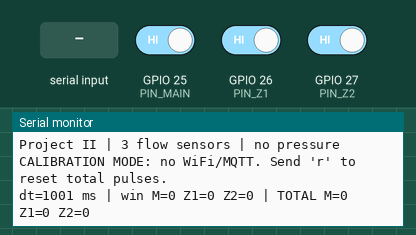
This sketch was run on a simulated ESP32. Parts: the last lines printed to the serial monitor. The test bench sets the inputs (shaded band); at power-on: GPIO 25 (PIN_MAIN) HIGH, GPIO 26 (PIN_Z1) HIGH, GPIO 27 (PIN_Z2) HIGH. Random numbers use the default seed unless the sketch sets one.

Above: at 1.4 s.
1.5 s: "r" received over Serial
At 2.1 s:
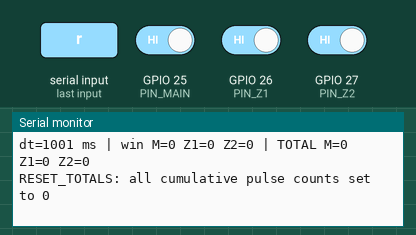
3.0 s: GPIO 25 (PIN_MAIN) driven LOW
At 3.8 s:
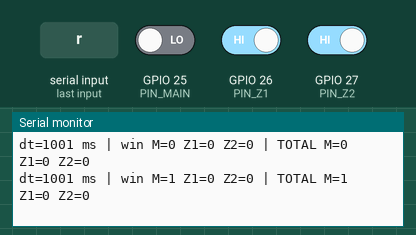
4.5 s: GPIO 26 (PIN_Z1) driven LOW
At 5.8 s:
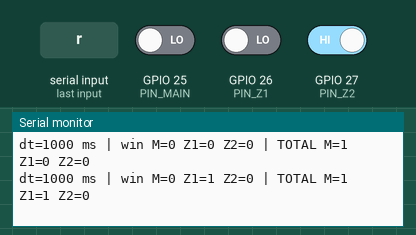
6.0 s: GPIO 27 (PIN_Z2) driven LOW
At 7.1 s:
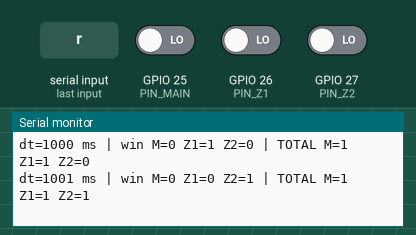
7.5 s: "R" received over Serial
At 8.9 s:
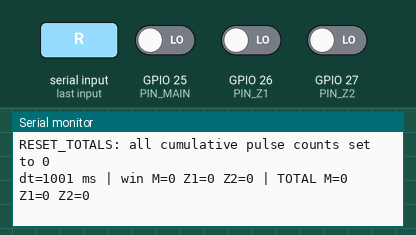

Measured:
- after the input at 1.5 s, the serial monitor: prints a new line at once (image 1)
- after the input at 3.0 s, the serial monitor: prints a new line after 0.25 s (image 2)
- after the input at 4.5 s, the serial monitor: prints a new line after 0.75 s (image 3)
- after the input at 6.0 s, the serial monitor: prints a new line after 0.25 s (image 4)
- after the input at 7.5 s, the serial monitor: prints a new line at once (image 5)

The sketch:

water_node.ino
```cpp
/*
  Project II | ESP32-WROOM-32 + 3 YF-S401 | Flow-only v1
  - MAIN GPIO25, Z1 GPIO26, Z2 GPIO27
  - Publish topic: building/water/node1/telemetry
  - JSON v2 adds device_id, boot_id, seq to the existing four fields.
  - seq increases every 1-second sampling window, even when MQTT is offline.
  - No pressure sensor. No scenario/label in real telemetry.

  SAFETY: YF-S401 can be powered from 5V, but ESP32 GPIO is 3.3V only.
  CONDITION EVERY SIGNAL to 3.3V before connecting. Do NOT connect a
  sensor's 5V output directly to GPIO. Use compatible logic-level interface.

  The initial mode intentionally produces NO MQTT telemetry until three
  pulse-per-litre constants have been measured on your actual hardware.
*/
#include <Arduino.h>
#include <WiFi.h>
#include <PubSubClient.h>
#include <esp_system.h>

// --- EDIT WHEN HARDWARE ARRIVES ---
constexpr bool CALIBRATION_MODE = true; // true: serial pulse counts only; false: publish MQTT
constexpr float PULSES_PER_LITER_MAIN = 0.0f; // measured pulses / collected litres
constexpr float PULSES_PER_LITER_Z1   = 0.0f;
constexpr float PULSES_PER_LITER_Z2   = 0.0f;
const char* WIFI_SSID = "REPLACE_WIFI_SSID";
const char* WIFI_PASSWORD = "REPLACE_WIFI_PASSWORD";
const char* MQTT_HOST = "192.168.1.10"; // EXAMPLE: replace with LAN IP of laptop
constexpr uint16_t MQTT_PORT = 1883;
const char* MQTT_TOPIC = "building/water/node1/telemetry";

// GPIOs are configured as INPUT because a suitable external 3.3V signal
// conditioning circuit is REQUIRED and must deliver defined HIGH/LOW levels.
constexpr uint8_t PIN_MAIN = 25;
constexpr uint8_t PIN_Z1 = 26;
constexpr uint8_t PIN_Z2 = 27;
constexpr uint32_t SAMPLE_INTERVAL_MS = 1000;
constexpr uint32_t RECONNECT_INTERVAL_MS = 5000;
const char* DEVICE_ID = "water-node-01";

WiFiClient wifiClient;
PubSubClient mqtt(wifiClient);
portMUX_TYPE flowMux = portMUX_INITIALIZER_UNLOCKED;
volatile uint32_t winMain = 0, winZ1 = 0, winZ2 = 0;
volatile uint32_t totalMain = 0, totalZ1 = 0, totalZ2 = 0;
uint32_t lastSampleMs = 0;
uint32_t lastWifiAttemptMs = 0, lastMqttAttemptMs = 0;
uint32_t sampleSequence = 0;  // wrap-around is valid (uint32)
char bootId[17] = {0};  // 16 hex digits, identifies a single power-on cycle

void IRAM_ATTR pulseMainISR() {
  portENTER_CRITICAL_ISR(&flowMux);
  ++winMain; ++totalMain;
  portEXIT_CRITICAL_ISR(&flowMux);
}
void IRAM_ATTR pulseZ1ISR() {
  portENTER_CRITICAL_ISR(&flowMux);
  ++winZ1; ++totalZ1;
  portEXIT_CRITICAL_ISR(&flowMux);
}
void IRAM_ATTR pulseZ2ISR() {
  portENTER_CRITICAL_ISR(&flowMux);
  ++winZ2; ++totalZ2;
  portEXIT_CRITICAL_ISR(&flowMux);
}

bool calibrationValid() {
  return PULSES_PER_LITER_MAIN > 0.0f &&
         PULSES_PER_LITER_Z1 > 0.0f &&
         PULSES_PER_LITER_Z2 > 0.0f;
}

void resetTotalCountersIfRequested() {
  while (Serial.available() > 0) {
    char cmd = static_cast<char>(Serial.read());
    if (cmd == 'r' || cmd == 'R') {
      portENTER_CRITICAL(&flowMux);
      totalMain = totalZ1 = totalZ2 = 0;
      portEXIT_CRITICAL(&flowMux);
      Serial.println("RESET_TOTALS: all cumulative pulse counts set to 0");
    }
  }
}

void maintainNetwork(uint32_t nowMs) {
  if (WiFi.status() != WL_CONNECTED) {
    if (static_cast<uint32_t>(nowMs - lastWifiAttemptMs) >= RECONNECT_INTERVAL_MS) {
      lastWifiAttemptMs = nowMs;
      WiFi.reconnect();
      Serial.println("WiFi reconnect requested");
    }
    return;
  }
  if (!mqtt.connected()) {
    if (static_cast<uint32_t>(nowMs - lastMqttAttemptMs) >= RECONNECT_INTERVAL_MS) {
      lastMqttAttemptMs = nowMs;
      if (mqtt.connect("water-node-01")) {
        Serial.println("MQTT connected");
      } else {
        Serial.printf("MQTT reconnect pending; state=%d\n", mqtt.state());
      }
    }
  } else {
    mqtt.loop();
  }
}

void setup() {
  Serial.begin(115200);
  delay(250);
  pinMode(PIN_MAIN, INPUT);
  pinMode(PIN_Z1, INPUT);
  pinMode(PIN_Z2, INPUT);
  attachInterrupt(digitalPinToInterrupt(PIN_MAIN), pulseMainISR, FALLING);
  attachInterrupt(digitalPinToInterrupt(PIN_Z1), pulseZ1ISR, FALLING);
  attachInterrupt(digitalPinToInterrupt(PIN_Z2), pulseZ2ISR, FALLING);
  lastSampleMs = millis();
  Serial.println("Project II | 3 flow sensors | no pressure");
  if (CALIBRATION_MODE) {
    Serial.println("CALIBRATION MODE: no WiFi/MQTT. Send 'r' to reset total pulses.");
    return;
  }
  if (!calibrationValid()) {
    Serial.println("ERROR: set 3 measured PULSES_PER_LITER values before disabling CALIBRATION_MODE.");
    return;
  }
  WiFi.mode(WIFI_STA);
  WiFi.begin(WIFI_SSID, WIFI_PASSWORD);
  // Diagnostic run ID, not a security/authentication token.
  snprintf(bootId, sizeof(bootId), "%08lx%08lx",
           (unsigned long)esp_random(), (unsigned long)esp_random());
  Serial.printf("device_id=%s boot_id=%s\n", DEVICE_ID, bootId);
  mqtt.setServer(MQTT_HOST, MQTT_PORT);
  mqtt.setBufferSize(512);
  Serial.println("NETWORK MODE: connecting WiFi and MQTT...");
}

void loop() {
  resetTotalCountersIfRequested();
  const uint32_t now = millis();

  // Interrupt-driven pulse counts continue even when network is unavailable.
  if (static_cast<uint32_t>(now - lastSampleMs) >= SAMPLE_INTERVAL_MS) {
    const uint32_t elapsedMs = static_cast<uint32_t>(now - lastSampleMs);
    lastSampleMs = now;
    uint32_t m, z1, z2, tm, tz1, tz2;
    portENTER_CRITICAL(&flowMux);
    m = winMain; z1 = winZ1; z2 = winZ2;
    winMain = winZ1 = winZ2 = 0;
    tm = totalMain; tz1 = totalZ1; tz2 = totalZ2;
    portEXIT_CRITICAL(&flowMux);

    if (CALIBRATION_MODE) {
      Serial.printf("dt=%lu ms | win M=%lu Z1=%lu Z2=%lu | TOTAL M=%lu Z1=%lu Z2=%lu\n",
        (unsigned long)elapsedMs,
        (unsigned long)m, (unsigned long)z1, (unsigned long)z2,
        (unsigned long)tm, (unsigned long)tz1, (unsigned long)tz2);
    } else if (calibrationValid()) {
      const uint32_t seq = sampleSequence++; // count samples, NOT publish successes
      // (pulses / (pulses/L)) / (elapsedMs / 60000 ms/min) => L/min
      const float flowM = m * (60000.0f / elapsedMs) / PULSES_PER_LITER_MAIN;
      const float flowZ1 = z1 * (60000.0f / elapsedMs) / PULSES_PER_LITER_Z1;
      const float flowZ2 = z2 * (60000.0f / elapsedMs) / PULSES_PER_LITER_Z2;
      char json[256];
      snprintf(json, sizeof(json),
        "{\"device_id\":\"%s\",\"boot_id\":\"%s\",\"seq\":%lu,\"ts_ms\":%lu,\"flow_main\":%.3f,\"flow_z1\":%.3f,\"flow_z2\":%.3f}",
        DEVICE_ID, bootId, (unsigned long)seq, (unsigned long)now, flowM, flowZ1, flowZ2);
      if (mqtt.connected()) {
        bool ok = mqtt.publish(MQTT_TOPIC, json);
        Serial.printf("%s | publish=%s\n", json, ok ? "OK" : "FAILED");
      } else {
        Serial.printf("MQTT offline, sample not sent | %s\n", json);
      }
    }
  }
  if (!CALIBRATION_MODE && calibrationValid()) {
    maintainNetwork(now);
  }
  delay(2);
}
```
